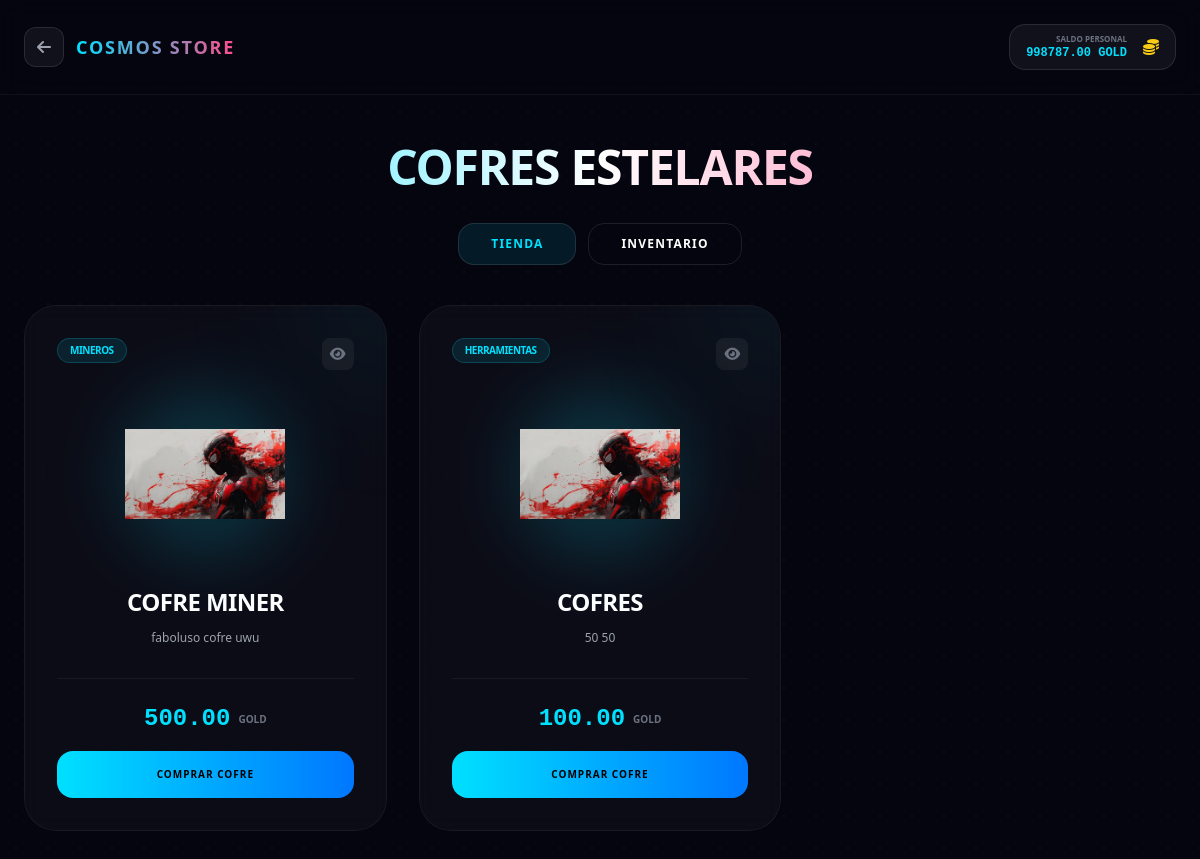
The app's page /chests/ (signed in) with its own data.
### game/models.py (models this page shows, shortened)
class Profile(models.Model):
    user = models.OneToOneField(settings.AUTH_USER_MODEL, on_delete=models.CASCADE)
    wallet_metamask_bsc = models.CharField(max_length=255,null=True,blank=True, unique=True)
    cosmos_gold = models.DecimalField(max_digits=12, decimal_places=2, default=Decimal('0.00'))
    points = models.IntegerField(default=0)
    created_at = models.DateTimeField(auto_now_add=True)

### game/models_cofres.py (models this page shows, shortened)
class Chest(models.Model):
    name = models.CharField(max_length=100)
    description = models.TextField()
    image = models.ImageField(upload_to="chests/", help_text="Imagen o GIF del cofre")
    price = models.DecimalField(max_digits=12, decimal_places=2, validators=[MinValueValidator(Decimal('0.00'))])
    is_in_store = models.BooleanField(default=True, verbose_name="¿Aparece en tienda?")
    category = models.ForeignKey(ChestCategory, on_delete=models.SET_NULL, null=True, related_name="chests")
    rewards_per_open = models.PositiveIntegerField(default=1, help_text="Número de recompensas por cada apertura de cofre")
    created_at = models.DateTimeField(auto_now_add=True)
    updated_at = models.DateTimeField(auto_now=True)
    class Meta:
        verbose_name = "Cofre"
        verbose_name_plural = "Cofres"

class ChestCategory(models.Model):
    name = models.CharField(max_length=100, unique=True)
    description = models.TextField(blank=True, null=True)
    class Meta:
        verbose_name = "Categoría de Cofre"
        verbose_name_plural = "Categorías de Cofres"

### game/views.py (the view)
# urls.py: path("chests/", chests_public_view, name="chests_public"),
@login_required
def chests_public_view(request):
    chests = Chest.objects.filter(is_in_store=True).select_related("category").prefetch_related("rewards")
    profile, _ = Profile.objects.get_or_create(user=request.user)
    user_chests = UserChest.objects.filter(owner=profile, opened=False).select_related("chest")
    return render(request, "game/chests_public.html", {
        "chests": chests,
        "user_chests": user_chests,
        "profile": profile
    })

### game/models_cofres.py (called while the page is built)
    @property
    def item_name(self):
        if self.miner_reward: return self.miner_reward.name
        if self.transport_reward: return self.transport_reward.name
        if self.tool_reward: return self.tool_reward.name
        return "Desconocido"

### game/templates/game/chests_public.html (shortened to what this page needs)
<!DOCTYPE html>
<html lang="es">
<head>
  <script src="https://cdn.tailwindcss.com"></script>
  <link rel="stylesheet" href="https://cdnjs.cloudflare.com/ajax/libs/font-awesome/6.4.0/css/all.min.css">
</head>
<body class="min-h-screen bg-space text-white overflow-x-hidden relative pb-20">
  <div class="fixed inset-0 z-0 opacity-40">
  </div>
  <header class="relative z-10 px-6 py-6 border-b border-white/5 backdrop-blur-md">
    <div class="max-w-7xl mx-auto flex items-center justify-between">
      <a href="/home/" class="flex items-center gap-3 group">
        <div
          class="w-10 h-10 rounded-xl bg-white/5 flex items-center justify-center border border-white/10 group-hover:border-accent group-hover:bg-accent/10 transition-all">
          <i class="fas fa-arrow-left text-gray-400 group-hover:text-accent"></i>
        </div>
        <span
          class="font-extrabold tracking-widest text-lg bg-gradient-to-r from-accent to-pink bg-clip-text text-transparent uppercase tracking-tighter">Cosmos
          Store</span>
      </a>
      <div class="flex items-center gap-4 bg-white/5 border border-white/10 px-4 py-2 rounded-2xl">
        <div class="text-right">
          <p class="text-[8px] uppercase text-gray-500 font-bold">Saldo Personal</p>
          <p id="userGold" class="text-xs font-mono font-black text-accent">{{ profile.cosmos_gold }} GOLD</p>
        </div>
        <i class="fas fa-coins text-yellow-400"></i>
      </div>
    </div>
  </header>
  <main class="relative z-10 max-w-7xl mx-auto px-6 mt-12">
    <div class="text-center mb-10">
      <h1
        class="text-5xl font-black mb-4 bg-gradient-to-r from-accent via-white to-pink bg-clip-text text-transparent uppercase tracking-tight">
        Cofres Estelares</h1>
      <div class="flex items-center justify-center gap-3 mt-8">
        <button onclick="switchTab('store')" id="tab-store"
          class="px-8 py-3 rounded-2xl border border-white/10 font-black text-xs uppercase tracking-widest transition-all tab-active">
          Tienda
        </button>
        <button onclick="switchTab('inventory')" id="tab-inventory"
          class="px-8 py-3 rounded-2xl border border-white/10 font-black text-xs uppercase tracking-widest transition-all relative">
          Inventario
        </button>
      </div>
    </div>
    <section id="section-store" class="tab-content">
      {% if chests %}
      <div class="grid gap-8 sm:grid-cols-2 lg:grid-cols-3 xl:grid-cols-4">
        {% for c in chests %}
        <div
          class="glass-card rounded-[32px] p-8 group hover:border-accent/40 transition-all duration-500 hover:-translate-y-3 relative overflow-hidden flex flex-col h-full">
          <div
            class="absolute -top-24 -right-24 w-48 h-48 bg-accent/5 rounded-full blur-3xl group-hover:bg-accent/15 transition-colors">
          </div>
          <div class="relative z-10 flex flex-col h-full">
            <div class="flex justify-between items-start mb-6">
              <span
                class="text-[10px] font-black bg-accent/10 border border-accent/20 px-3 py-1 rounded-full text-accent uppercase tracking-tighter">
                {{ c.category.name }}
              </span>
              <button
                class="btn-info w-8 h-8 rounded-lg bg-white/5 flex items-center justify-center text-gray-500 hover:text-accent hover:bg-white/10 transition-all"
                data-name="{{ c.name }}" data-desc="{{ c.description }}"
                data-rewards="{% for r in c.rewards.all %}{{ r.item_name }} ({{ r.display_probability }}%){% if not forloop.last %}|{% endif %}{% endfor %}">
                <i class="fas fa-eye text-sm pointer-events-none"></i>
              </button>
            </div>
            <div class="mb-8 flex-1 flex flex-col items-center">
              <div class="relative">
                {% if c.image %}
                <img src="{{ c.image.url }}" alt="{{ c.name }}"
                  class="relative w-40 h-40 object-contain animate-float group-hover:scale-110 transition-transform duration-700">
                {% else %}
                <div
                  class="relative w-40 h-40 rounded-full bg-white/5 flex items-center justify-center border border-white/10">
                  <i class="fas fa-box-open text-6xl text-accent/20"></i>
                </div>
                {% endif %}
              </div>
              <h3
                class="mt-8 font-black text-2xl group-hover:text-accent transition-colors text-center uppercase tracking-tight">{{ c.name }}</h3>
              <p class="mt-3 text-xs text-gray-400 text-center line-clamp-2">{{ c.description }}</p>
            </div>
            <div class="mt-auto pt-6 border-t border-white/5 text-center">
              <div class="flex items-center justify-center gap-2 mb-4">
                <span class="text-2xl font-mono font-black text-accent">{{ c.price }}</span>
                <span class="text-[10px] text-gray-500 uppercase font-bold">GOLD</span>
              </div>
              <button
                class="btn-buy w-full py-4 rounded-2xl bg-gradient-to-r from-accent to-blueglow text-black font-black uppercase text-[10px] tracking-widest hover:brightness-110 active:scale-[0.98] transition-all"
                data-id="{{ c.id }}" data-name="{{ c.name }}" data-price="{{ c.price }}">
                Comprar Cofre
              </button>
            </div>
          </div>
        </div>
        {% endfor %}
      </div>
      {% endif %}
    </section>
  </main>
</body>
</html>

### game/templates/game/chests_public.html (style rules this page uses)
.glass-card { background: rgba(255, 255, 255, 0.03); backdrop-filter: blur(10px); border: 1px solid rgba(255, 255, 255, 0.05); }
.animate-float { animation: float 4s ease-in-out infinite; }
.tab-active { background: rgba(0, 224, 255, 0.1); border-color: #00e0ff; color: #00e0ff; }

### records on screen
Profile: cosmos_gold "998787.00"
Chest: category.name "MINEROS", image (picture), name "COFRE MINER", description "faboluso cofre uwu", price "500.00"
Chest: category.name "HERRAMIENTAS", image (picture), name "COFRES", description "50 50", price "100.00"
